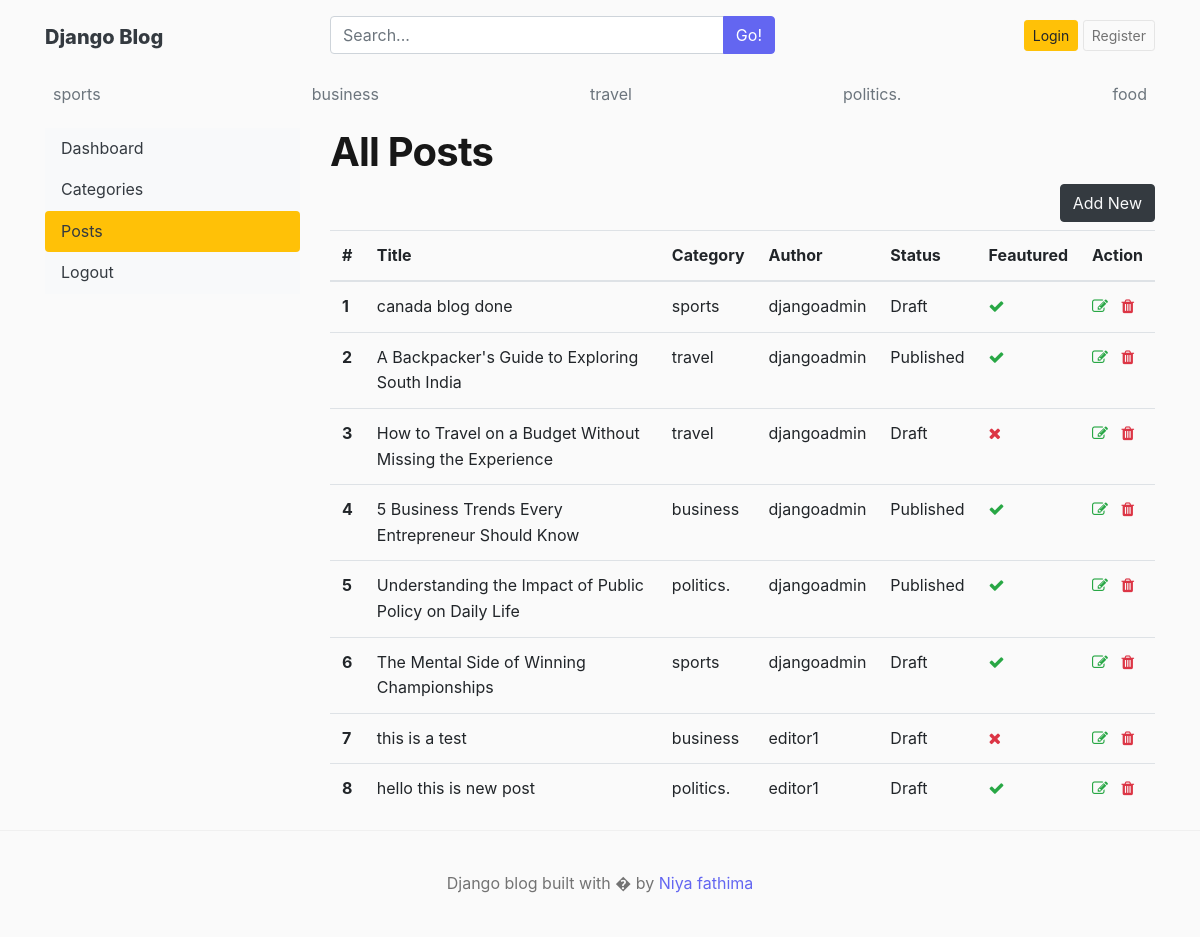
The app's page /dashboard/posts/ with its own data.
### blogs/models.py (models this page shows, shortened)
class Category(models.Model):
    category_name = models.CharField(max_length=50, unique=True)
    created_at = models.DateField(auto_now_add=True)
    updated_at = models.DateField(auto_now=True)
    def __str__(self):
        return self.category_name
    class Meta:
        verbose_name_plural = 'categorities'

class Blog(models.Model):
    title = models.CharField(max_length=100)
    slug = models.SlugField(
        max_length=150,
        unique=True,
        blank=True
    )
    category = models.ForeignKey(Category, on_delete=models.CASCADE)
    author = models.ForeignKey(User, on_delete=models.CASCADE)
    featured_image = models.ImageField(upload_to='uploads/%Y/%m/%d')
    short_description = models.TextField(max_length=500)
    blog_body = models.TextField(max_length=2000)
    status = models.CharField(
        max_length=20,
        choices=STATUS_CHOICES,
        default="Draft"
    )
    is_featured = models.BooleanField(default=False)
    created_at = models.DateTimeField(auto_now_add=True)
    updated_at = models.DateTimeField(auto_now=True)

### dashboards/views.py (the view)
# urls.py: path('posts/',views.posts,name='posts'),
def posts(request):
    posts=Blog.objects.all()
    context={
        'posts':posts
    }
    return render(request,'dashboard/posts.html',context)

### blogs/context_processors.py (called while the page is built)
def get_categories(request):
    categories=Category.objects.all()
    blog_suggestions = Blog.objects.filter(status='Published').order_by('title').values_list('title', flat=True)
    return dict(categories=categories, blog_suggestions=blog_suggestions)

def get_social_links(request):
    social_links=SocialLink.objects.all()
    return dict(social_links=social_links)

### templates/dashboard/posts.html (shortened to what this page needs)
{% extends 'base.html' %}
{% block content %}
<div class="row">
    {% include 'dashboard/sidebar.html' %}
    <div class="col-md-9">
        <h1>All Posts</h1>
        <a href="{%url 'add_post'%}" class="btn btn-dark text-light float-right mb-2">Add New</a>
        <table class="table table-hover">
  <thead>
    <tr>
      <th >#</th>
      <th >Title</th>
      <th >Category</th>
      <th >Author</th>
      <th>Status</th>
      <th>Feautured</th>
      <th>Action</th>
    </tr>
  </thead>
  <tbody>
    {%for post in posts %}
    <tr>
      <th >{{forloop.counter}}</th>
      <td>{{post.title}}</td>
      <td>{{post.category}}</td>
      <td>{{post.author}}</td>
      <td>{{post.status}}</td>
      <td>{% if post.is_featured%}<i class="fa fa-check text-success"></i>{%else%}<i class="fa fa-times text-danger"></i>{%endif%}</td>
      <td>
        <a href="{%url 'edit_post' post.id%}"><i class="fa fa-edit text-success"></i></a>
        <a href="{%url 'delete_post' post.id%}"><i class="fa fa-trash text-danger"></i></a>
    </td>
    </tr>
    {%endfor%}
  </tbody>
</table>
    </div>
</div>
{% endblock %}

### templates/base.html (shortened to what this page needs)
{% load static%}
<!DOCTYPE html>
<html lang="en">
<head>
  <link rel="stylesheet"
      href="https://cdn.jsdelivr.net/npm/bootstrap@4.6.2/dist/css/bootstrap.min.css">
    <link href="{% static 'CSS/blog.css'%}" rel="stylesheet">
    <link href="https://maxcdn.bootstrapcdn.com/font-awesome/4.7.0/css/font-awesome.min.css" rel="stylesheet">
  </head>
<body>
    <div class="container">
      <header class="blog-header py-3">
        <div class="row justify-content-between align-items-center">
          <div class="col-12 col-md-3 pt-1 text-center text-md-left">
            <a class="blog-header-logo text-dark" href="/">Django Blog</a>
          </div>
          <div class="col-12 col-md-5 my-2 my-md-0">
            <form method="get" action="{% url 'search' %}">
              <div class="input-group">
                <input type="text" class="form-control" name="q" value="{{ keyword }}" list="header-blog-title-suggestions" placeholder="Search...">
                <span class="input-group-append">
                  <button class="btn btn-primary" type="submit">Go!</button>
                </span>
              </div>
            </form>
          </div>
          <div class="col-12 col-md-4 d-flex justify-content-center justify-content-md-end align-items-center">
            {% if not user.is_authenticated %}
            <a class="btn btn-sm btn-warning" href="{% url 'login'%}">Login</a> &nbsp;
            <a class="btn btn-sm btn-outline-secondary" href="{% url 'register' %}">Register</a>
            {% else %}
            <span><a href="{% url 'dashboard' %}">Dashboard</a></span>
            &emsp;
            <span><a href="{%url 'logout'%}">Logout</a></span>
            {% endif %}
          </div>
        </div>
      </header>
      <div class="nav-scroller py-1 mb-2">
        <nav class="nav d-flex justify-content-between">
          {% for cat in categories %}
          <a class="p-2 text-muted" href="{% url 'posts_by_category' cat.id %}">{{cat.category_name}}</a>
          {% endfor %}
        </nav>
      </div>
{% block content%}
{%endblock%}
</div>
   <footer class="blog-footer">
  <p>Django blog built with � by <a href="#">Niya fathima</a></p>
</footer>
</body>
</html>

### blog_main/static/CSS/blog.css (style rules this page uses)
:root { --color-bg: #fafafa; --color-surface: #ffffff; --color-text: #171717; --color-text-muted: #737373; --color-text-light: #a3a3a3; --color-border: #e5e5e5; --color-border-light: #f0f0f0; --color-accent: #6366f1; --color-accent-hover: #4f46e5; --color-accent-light: #eef2ff; --color-accent-subtle:#f5f3ff; --radius-sm: 8px; --radius-md: 12px; --radius-lg: 16px; --radius-xl: 20px; --radius-pill:999px; --shadow-xs: 0 1px 2px rgba(0, 0, 0, 0.04); --shadow-sm: 0 1px 3px rgba(0, 0, 0, 0.06), 0 1px 2px rgba(0, 0, 0, 0.04); --shadow-md: 0 4px 12px rgba(0, 0, 0, 0.08); --shadow-lg: 0 8px 24px rgba(0, 0, 0, 0.10); --font-sans: 'Inter', system-ui, -apple-system, sans-serif; --transition: 0.2s ease; }
*, *::before, *::after { box-sizing: border-box; }
body { font-family: var(--font-sans); font-size: 1rem; line-height: 1.6; color: var(--color-text); background-color: var(--color-bg); -webkit-font-smoothing: antialiased; -moz-osx-font-smoothing: grayscale; }
h1, h2, h3, h4, h5, h6 { font-family: var(--font-sans); font-weight: 700; letter-spacing: -0.02em; color: var(--color-text); }
a { color: var(--color-accent); text-decoration: none; transition: color var(--transition); }
.btn-primary { background-color: var(--color-accent) !important; border-color: var(--color-accent) !important; }
.btn-outline-secondary { color: var(--color-text-muted) !important; border-color: var(--color-border) !important; }
.blog-header-logo { font-family: var(--font-sans); font-size: 1.25rem; font-weight: 800; }
.blog-footer { padding: 2.5rem 0; color: var(--color-text-muted); text-align: center; background-color: var(--color-bg); border-top: 1px solid var(--color-border-light); }
.blog-footer p:last-child { margin-bottom: 0; }

### records on screen
Category: category_name "sports"
Category: category_name "business"
Category: category_name "travel"
Category: category_name "politics."
Category: category_name "food"
Blog: title "canada blog done", category "sports", author "djangoadmin", status "Draft", is_featured True (drawn)
Blog: title "A Backpacker's Guide to Exploring South India", category "travel", author "djangoadmin", status "Published", is_featured True (drawn)
Blog: title "How to Travel on a Budget Without Missing the Experience", category "travel", author "djangoadmin", status "Draft", is_featured False (drawn)
Blog: title "5 Business Trends Every Entrepreneur Should Know", category "business", author "djangoadmin", status "Published", is_featured True (drawn)
Blog: title "Understanding the Impact of Public Policy on Daily Life", category "politics.", author "djangoadmin", status "Published", is_featured True (drawn)
Blog: title "The Mental Side of Winning Championships", category "sports", author "djangoadmin", status "Draft", is_featured True (drawn)
Blog: title "this is a test", category "business", author "editor1", status "Draft", is_featured False (drawn)
Blog: title "hello this is new post", category "politics.", author "editor1", status "Draft", is_featured True (drawn)
